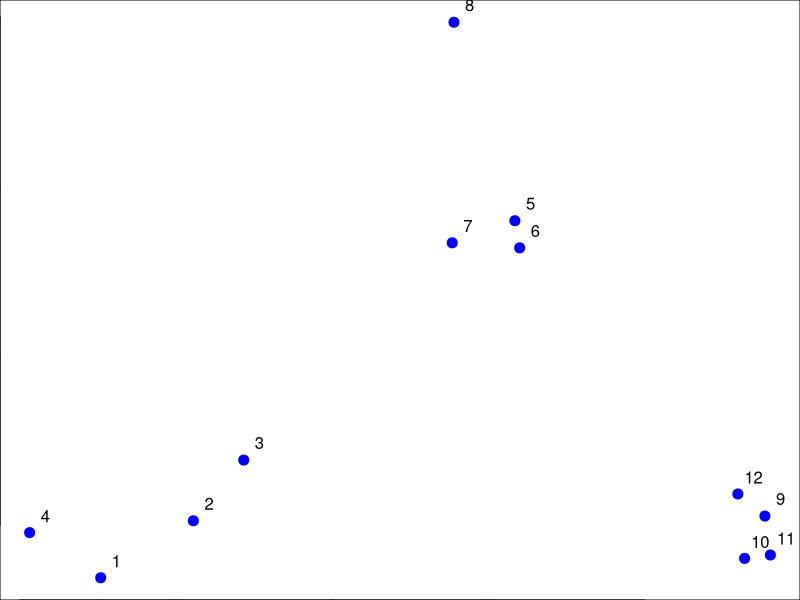
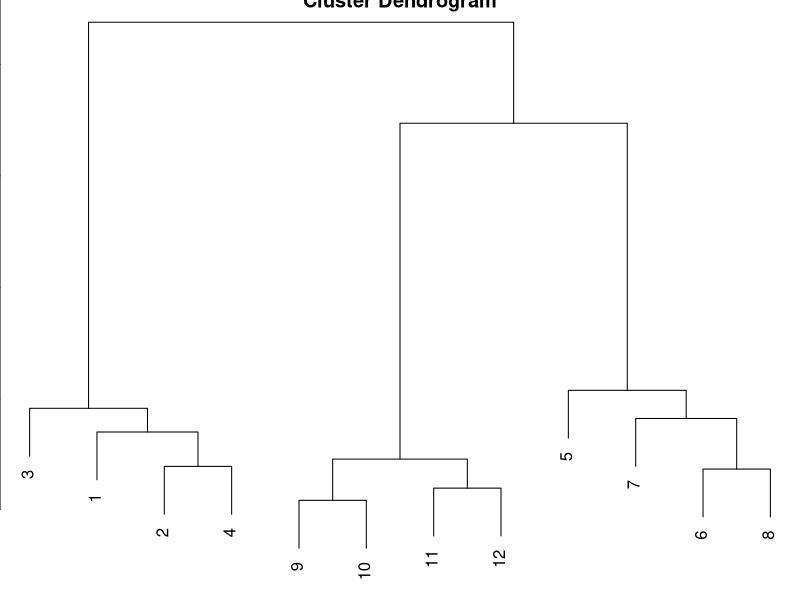
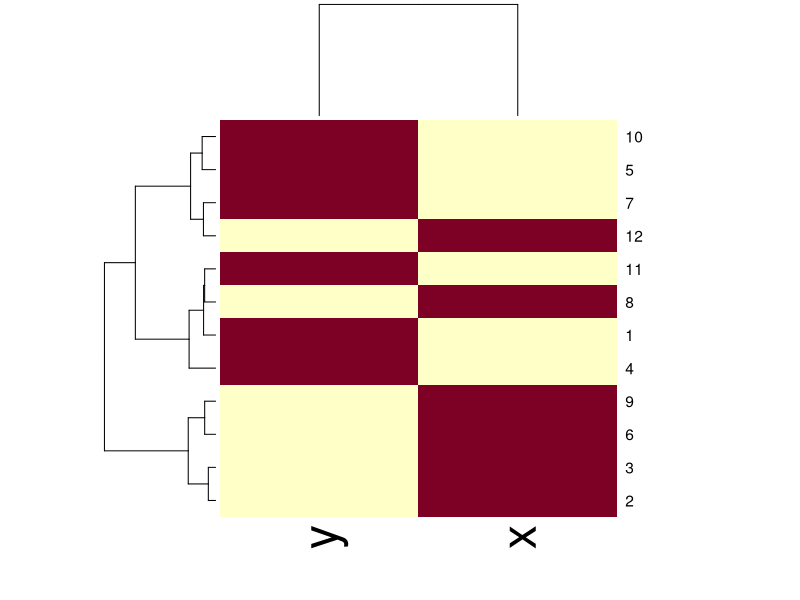
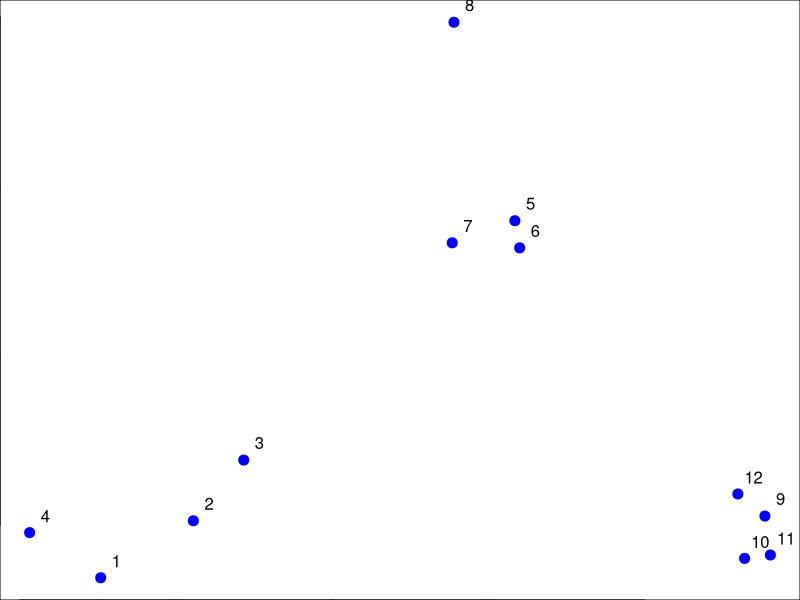
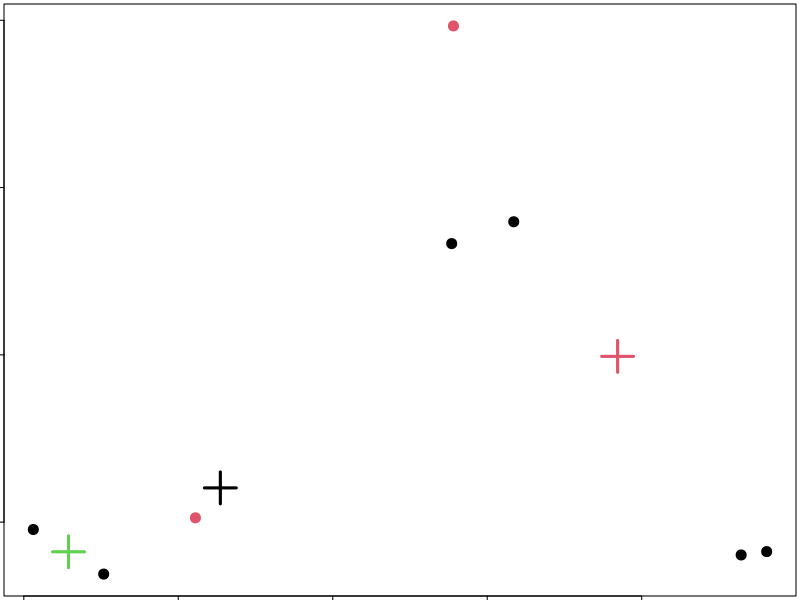
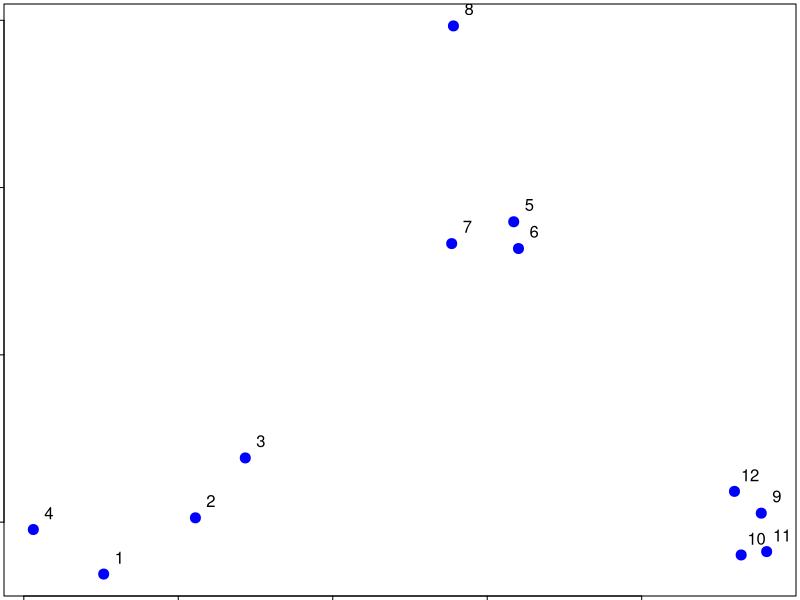
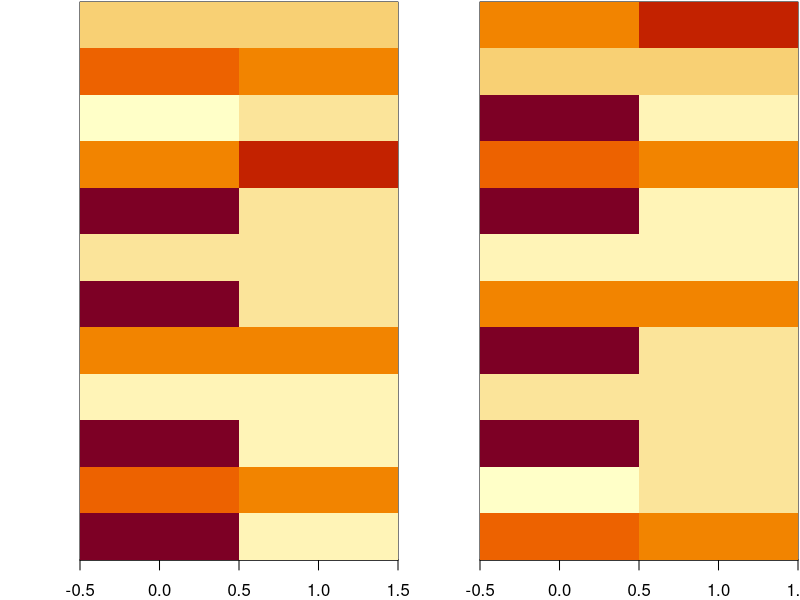
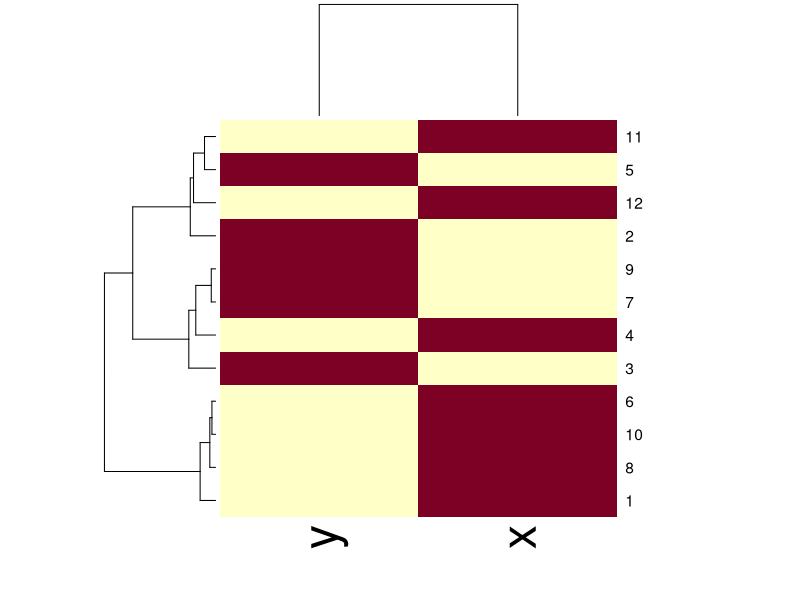

Here is the R script that generated these plots, in order:
## ---- chunk 1
set.seed(1234)
par(mar=c(0,0,0,0))
x <-rnorm(12,mean=rep(1:3,each=4),sd=0.2)
y <-rnorm(12,mean=rep(c(1,2,1),each=4),sd=0.2)
plot(x,y,col="blue",cex=2,pch=20)
text(x+0.05,y+0.05,label=as.character(1:12))

## ---- chunk 2
x <-rnorm(12,mean=rep(1:3,each=4),sd=0.2)
y <-rnorm(12,mean=rep(c(1,2,1),each=4),sd=0.2)
dataFrame <-data.frame(x=x,y=y)
#This calculates the distance between all the different rows and gives you the distance matrix.
dist(dataFrame)
hclustering <-hclust(dist(dataFrame))
plot(hclustering)

## ---- chunk 3
x <-rnorm(12,mean=rep(1:3,each=4),sd=0.2)
y <-rnorm(12,mean=rep(c(1,2,1),each=4),sd=0.2)
dataFrame <-data.frame(x=x,y=y)
set.seed(123)
dataMatrix <-as.matrix(dataFrame)[sample(1:12),]
heatmap(dataMatrix)

## ---- chunk 4
set.seed(1234)
par(mar=c(0,0,0,0))
x <-rnorm(12,mean=rep(1:3,each=4),sd=0.2)
y <-rnorm(12,mean=rep(c(1,2,1),each=4),sd=0.2)
plot(x,y,col="blue",pch=20,cex=2)
text(x+0.05,y+0.05,labels=as.character(1:12))
#K-means clustering (part 2)
dataFrame <-data.frame(x,y)
kmeansObj <-kmeans(dataFrame,centers=3)
names(kmeansObj)
kmeansObj$cluster
kmeansObj$centers #This tells you the location of the centroids in the space
#Plot
par(mar=rep(0.2,4))
plot(x,y,col=kmeansObj$centers,pch=20,cex=2)
points(kmeansObj$centers,col=1:3,pch=3,cex=3,lwd=3)

## ---- chunk 5
set.seed(1234)
x <-rnorm(12,mean=rep(1:3,each=4),sd=0.2)
y <-rnorm(12,mean=rep(c(1,2,1),each=4),sd=0.2)
plot(x,y,col="blue",pch=20,cex=2)
text(x+0.05,y+0.05,labels=as.character(1:12))
dataFrame <-data.frame(x,y)
dataMatrix <-as.matrix(dataFrame)[sample(1:12),]
kmeansObj2 <-kmeans(dataMatrix,centers=3)
par(mfrow=c(1,2),mar=c(2,4,0.1,0.1))
image(t(dataMatrix)[,nrow(dataMatrix):1],yaxt="n")
image(t(dataMatrix)[,order(kmeansObj$cluster)],yaxt="n")

## ---- chunk 6
x <-rnorm(12,mean=rep(1:3,each=4),sd=0.2)
y <-rnorm(12,mean=rep(c(1,2,1),each=4),sd=0.2)
dataFrame <-data.frame(x,y)
dataMatrix <-as.matrix(dataFrame)[sample(1:12),]
par(mar=rep(0.2,4))
heatmap(dataMatrix)

#Matrix data
set.seed(12345)
par(mar=rep(0.2,4))
dataMatrix <-matrix(rnorm(400),nrow=40)
image(1:10,1:40,t(dataMatrix)[,nrow(dataMatrix):1])

#Run the heatmap function
heatmap(dataMatrix)

#What if we add a pattern
set.seed(678910)
for(i in 40){
  #flip a coin
  coinFlip <-rbinom(1,size=1,prob=0.5)
  #if coin is heads add a common pattern to the row
  if(coinFlip){
    dataMatrix[i,]<-dataMatrix[i,]+rep(c(0,3),each=5)
  }
}
#plot pattern data
par(mar=rep(0.2,4))
image(1:10,1:40,t(dataMatrix)[,nrow(dataMatrix):1])

#What if we add a pattern? the clustered data
par(mar=rep(0.2,4))
heatmap(dataMatrix)

#Patterns in rows and columns
hh <-hclust(dist(dataMatrix))
dataMatrixOrdered <-dataMatrix[hh$order,]
par(mfrow=c(1,3),mar=c(4,4,2,1),oma=c(0,0,2,0))
image(t(dataMatrixOrdered)[,nrow(dataMatrixOrdered):1])
plot(rowMeans(dataMatrixOrdered),40:1,xlab="Row Mean",ylab="Row",pch=20)
plot(colMeans(dataMatrixOrdered),xlab="column",ylab="Column Mean",pch=20)

## ---- chunk 7
#components of the svd (u and v)
dataMatrix <-matrix(rnorm(400),nrow=40)
hh <-hclust(dist(dataMatrix))
dataMatrixOrdered <-dataMatrix[hh$order,]
svd1 <-svd(scale(dataMatrixOrdered))
par(mfrow=c(1,3),mar=c(4,4,2,1),oma=c(0,0,2,0))
image(t(dataMatrixOrdered)[,nrow(dataMatrixOrdered):1])
plot(svd1$u[,1],40:1,xlab="Row",ylab="First left Singular Vector",pch=20)
plot(svd1$v[,1],xlab="Column",ylab="First right Singular Vector",pch=20)

#Relationship to principal components analysis
pca1 <-prcomp(dataMatrixOrdered,scale=TRUE)
plot(pca1$rotation[,1],svd1$v[,1],pch=20,xlab="Principal Component 1",ylab="Right Singular Vector 1")
abline(c(0,1))
#SVD and PCA are essentially the same thing.

